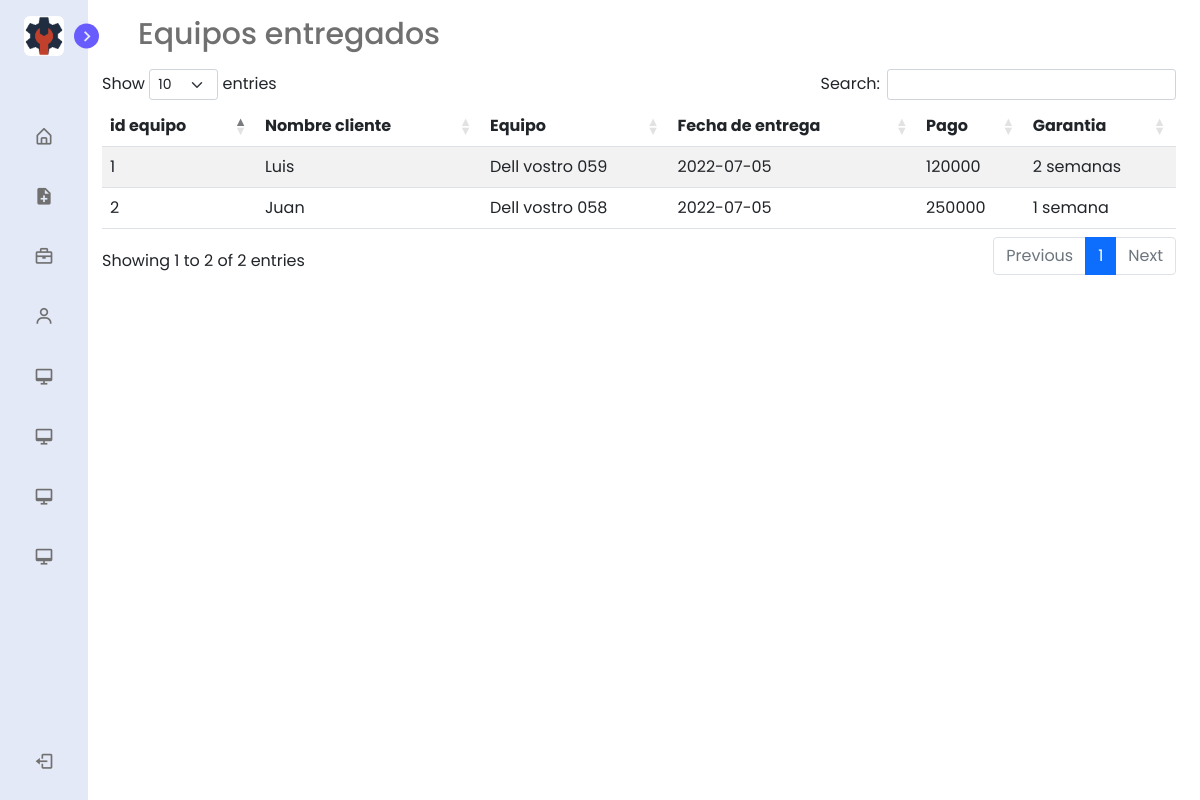
/layout/admin/views/equipos_entregados.php (signed in), run on the app's committed database.
### tables this page shows
CREATE TABLE `equipo` (
  `danio` varchar(500) DEFAULT NULL,
  `fecha_entrada` date DEFAULT NULL,
  `fecha_salida` date DEFAULT NULL,
  `pago` int(11) DEFAULT 0,
  `garantia` varchar(100) DEFAULT 'Ninguna',
  `id` int(11) DEFAULT NULL,
  `reparando` varchar(2) DEFAULT 'NO',
  `aquipo` varchar(50) DEFAULT NULL,
  `identificador` int(11) NOT NULL,
  `entregado` varchar(2) DEFAULT 'NO',
  `reparado` varchar(2) DEFAULT 'NO'
);

CREATE TABLE `cliente` (
  `id` int(11) NOT NULL,
  `nombre` varchar(50) NOT NULL,
  `apellido` varchar(50) NOT NULL,
  `telefono` varchar(20) DEFAULT NULL,
  `identificacion` int(11) NOT NULL
);

### layout/fragment_views/entregados.php (the view)
<div class="container">
        <table id="tabla_registros" class="table table-striped display responsive nowrap" style="width:100%;">
            <thead>
                <tr>
                    <th>id equipo</th>
                    <th>Nombre cliente</th>
                    <th>Equipo</th>
                    <th>Fecha de entrega</th>
                    <th>Pago</th>
                    <th>Garantia</th>
                </tr>
            </thead>
            <tbody>
                <?php
                    foreach ($equipos_entregados as $equipo) {
                        $query7 = $pdo->prepare('SELECT nombre FROM cliente WHERE id = "'.$equipo['id'].'"');
                        $query7->execute();
                        $cliente = $query7->fetch(PDO::FETCH_ASSOC);
                        ?>
                            <tr>
                                <td><?php echo $equipo['identificador'];?></td>
                                <td><?php echo $cliente['nombre'];?></td>
                                <td><?php echo $equipo['aquipo'];?></td>
                                <td><?php echo $equipo['fecha_salida'];?></td>
                                <td><?php echo $equipo['pago'];?></td>
                                <td><?php echo $equipo['garantia'];?></td>
                            </tr>
                        <?php
                    }
                ?>
            </tbody>
        </table>
    </div>

### public/css/menu.css (style rules this page uses)
* { margin: 0; padding: 0; box-sizing: border-box; font-family: 'Poppins', sans-serif; }
:root { --sidebar-color: #E4E9F7; --primary-color: #695CFE; --primary-color-light: #F6F5FF; --toggle-color: #DDD; --text-color: #707070; --tran-03: all 0.2s ease; --tran-03: all 0.3s ease; --tran-04: all 0.3s ease; --tran-05: all 0.3s ease; }
body { transition: var(--tran-05); }

### data on the page
equipo: identificador "1", id.nombre "Luis", aquipo "Dell vostro 059", fecha_salida "2022-07-05", pago "120000", garantia "2 semanas"
equipo: identificador "2", id.nombre "Juan", aquipo "Dell vostro 058", fecha_salida "2022-07-05", pago "250000", garantia "1 semana"
